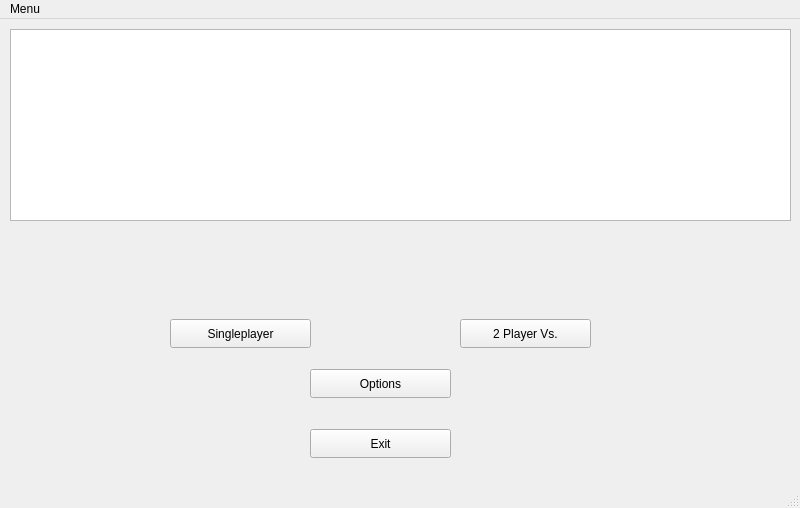
<?xml version="1.0" encoding="UTF-8"?>
<ui version="4.0">
 <class>MenuWindow</class>
 <widget class="QMainWindow" name="MenuWindow">
  <property name="geometry">
   <rect>
    <x>0</x>
    <y>0</y>
    <width>800</width>
    <height>508</height>
   </rect>
  </property>
  <property name="windowTitle">
   <string>MainWindow</string>
  </property>
  <widget class="QWidget" name="centralwidget">
   <widget class="QGraphicsView" name="graphicsView">
    <property name="geometry">
     <rect>
      <x>10</x>
      <y>10</y>
      <width>781</width>
      <height>192</height>
     </rect>
    </property>
   </widget>
   <widget class="QPushButton" name="pushButton">
    <property name="geometry">
     <rect>
      <x>170</x>
      <y>300</y>
      <width>141</width>
      <height>29</height>
     </rect>
    </property>
    <property name="text">
     <string>Singleplayer</string>
    </property>
   </widget>
   <widget class="QPushButton" name="Two_Player_Game">
    <property name="geometry">
     <rect>
      <x>460</x>
      <y>300</y>
      <width>131</width>
      <height>29</height>
     </rect>
    </property>
    <property name="text">
     <string>2 Player Vs.</string>
    </property>
   </widget>
   <widget class="QPushButton" name="Options_Button">
    <property name="geometry">
     <rect>
      <x>310</x>
      <y>350</y>
      <width>141</width>
      <height>29</height>
     </rect>
    </property>
    <property name="text">
     <string>Options</string>
    </property>
   </widget>
   <widget class="QPushButton" name="Exit_Button">
    <property name="geometry">
     <rect>
      <x>310</x>
      <y>410</y>
      <width>141</width>
      <height>29</height>
     </rect>
    </property>
    <property name="text">
     <string>Exit</string>
    </property>
   </widget>
  </widget>
  <widget class="QMenuBar" name="menubar">
   <property name="geometry">
    <rect>
     <x>0</x>
     <y>0</y>
     <width>800</width>
     <height>25</height>
    </rect>
   </property>
   <widget class="QMenu" name="menuMenu">
    <property name="title">
     <string>Menu</string>
    </property>
    <addaction name="actionExit"/>
   </widget>
   <addaction name="menuMenu"/>
  </widget>
  <widget class="QStatusBar" name="statusbar"/>
  <action name="actionExit">
   <property name="text">
    <string>Exit</string>
   </property>
  </action>
 </widget>
 <resources/>
 <connections/>
</ui>
